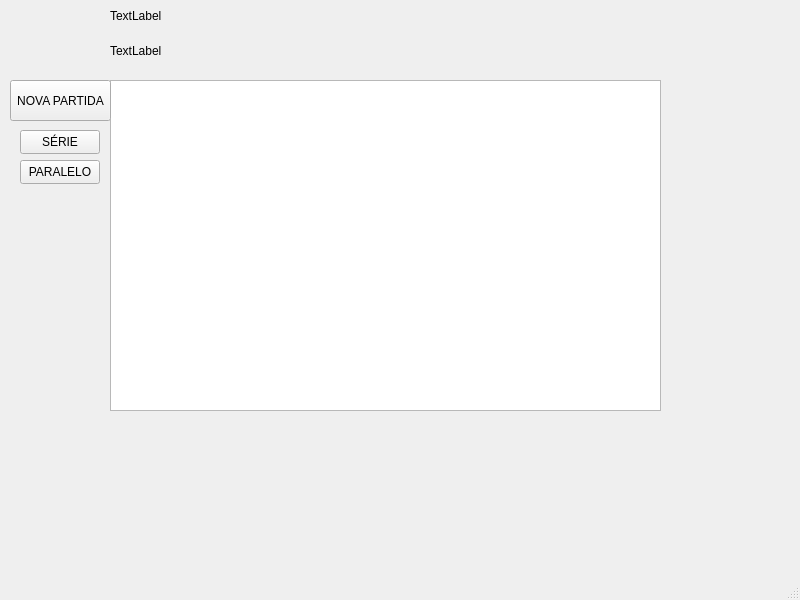
<?xml version="1.0" encoding="UTF-8"?>
<ui version="4.0">
 <class>MainWindow</class>
 <widget class="QMainWindow" name="MainWindow">
  <property name="geometry">
   <rect>
    <x>0</x>
    <y>0</y>
    <width>800</width>
    <height>600</height>
   </rect>
  </property>
  <property name="windowTitle">
   <string>MainWindow</string>
  </property>
  <widget class="QWidget" name="centralwidget">
   <widget class="QGraphicsView" name="graphicsView">
    <property name="geometry">
     <rect>
      <x>110</x>
      <y>80</y>
      <width>551</width>
      <height>331</height>
     </rect>
    </property>
   </widget>
   <widget class="QPushButton" name="pushButton">
    <property name="geometry">
     <rect>
      <x>20</x>
      <y>130</y>
      <width>80</width>
      <height>24</height>
     </rect>
    </property>
    <property name="text">
     <string>SÉRIE</string>
    </property>
   </widget>
   <widget class="QPushButton" name="pushButton_2">
    <property name="geometry">
     <rect>
      <x>20</x>
      <y>160</y>
      <width>80</width>
      <height>24</height>
     </rect>
    </property>
    <property name="text">
     <string>PARALELO</string>
    </property>
   </widget>
   <widget class="QLabel" name="label">
    <property name="geometry">
     <rect>
      <x>110</x>
      <y>0</y>
      <width>551</width>
      <height>31</height>
     </rect>
    </property>
    <property name="text">
     <string>TextLabel</string>
    </property>
   </widget>
   <widget class="QPushButton" name="pushButton_3">
    <property name="geometry">
     <rect>
      <x>10</x>
      <y>80</y>
      <width>101</width>
      <height>41</height>
     </rect>
    </property>
    <property name="text">
     <string>NOVA PARTIDA</string>
    </property>
   </widget>
   <widget class="QLabel" name="label_2">
    <property name="geometry">
     <rect>
      <x>110</x>
      <y>40</y>
      <width>551</width>
      <height>21</height>
     </rect>
    </property>
    <property name="text">
     <string>TextLabel</string>
    </property>
   </widget>
  </widget>
  <widget class="QMenuBar" name="menubar">
   <property name="geometry">
    <rect>
     <x>0</x>
     <y>0</y>
     <width>800</width>
     <height>21</height>
    </rect>
   </property>
  </widget>
  <widget class="QStatusBar" name="statusbar"/>
 </widget>
 <resources/>
 <connections/>
</ui>
